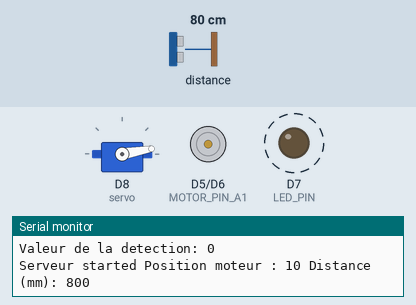
Simulated run of this sketch. Board: ESP8266 (NodeMCU). On the bench: servo, motor-driver pin pairs drawn as motors (green arrow = first pin HIGH = forward, orange = second pin HIGH = backward, longer = more drive), output pins drawn as LEDs (lit = HIGH), the last lines printed to the serial monitor. Dashed ring = blinking. Inputs (shaded band) come from the test bench; at power-on: distance to the obstacle 80 cm. Storage starts empty.

Above: at 0.79 s.
1.3 s: distance to the obstacle set to 33 cm
4.3 s: distance to the obstacle set to 26 cm
At 6.14 s:
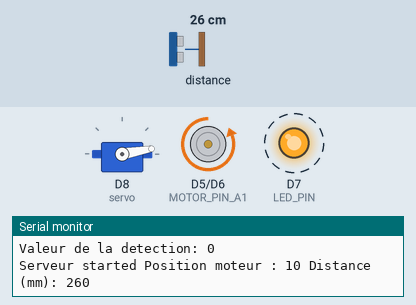
At 11.45 s:
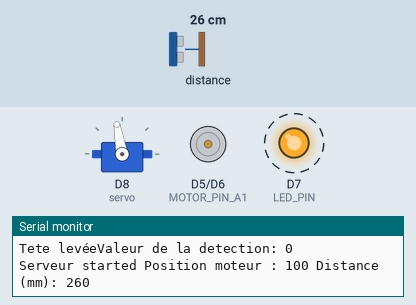
Timing chart, 0 to 13.3 s (numbered marks = the images above; inputs shaded):
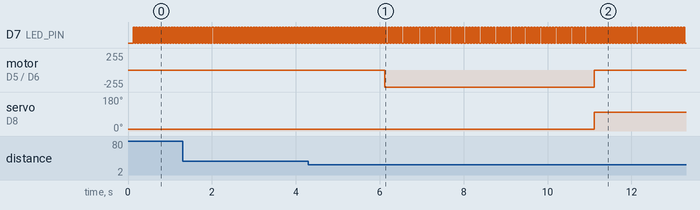

The sketch:

MiniGoldorak.ino
```cpp
#include "wifiHost.h"
#include "actionneurs.h"

void setup() {
  initActionneurs();
  handleRoot();
  initWifiHost();
}


void loop() {
  startServer();
  ArgsPage();
  Serial.print("Serveur started ");
  if (GetSensorValue() == true ) {
    algoActionneurs();
  }
}
```

actionneurs.cpp
```cpp
#include "actionneurs.h"

//Libraries
#include <Wire.h>
#include <VL53L1X.h>
#include <Servo.h>

//Objects Declaration
Servo servo;
VL53L1X sensor;
bool sensorEnabled = false;
bool etatLed = false;

EtatSignal etatSignal = TETEBAISSEE;

//Global Variables
long unsigned Temps_LED = 0;
long unsigned Temps_Moteur = 0;
long unsigned TempsReel;
long unsigned TempsTeteBaissee = 0;
long unsigned TempsTeteLevee = 0;
long unsigned startTime;
long unsigned elapsedTime;

//Setup > par là, juste faire defiler l'écran
void initActionneurs()
{
  Serial.begin(115200);
  Wire.begin();
  sensor.setTimeout(500);
  Wire.setClock(400000);
  pinMode (MOTOR_PIN_A1, OUTPUT);
  pinMode (MOTOR_PIN_B1, OUTPUT);
  pinMode(LED_PIN, OUTPUT);
  if (!sensor.init())
  {
    Serial.println("Failed to detect and initialize sensor!");
    while (1);
  } else {
    Serial.println("cool ! ");
  }
  sensor.setDistanceMode(VL53L1X::Long);
  sensor.setMeasurementTimingBudget(50000);
  servo.attach(D8); //Numéro pin moteur
  servo.write(10);
  delay(50);
}

void algoActionneurs()
{
  sensor.startContinuous(50);
  uint16_t distance = sensor.read();
  Serial.print ("Position moteur : ");
  Serial.print (servo.read());
  long unsigned TempsSensor = 0;
  TempsReel = millis();

  Serial.print(" Distance (mm): ");
  Serial.println(distance);
  TempsSensor = TempsReel;
    {
      switch (etatSignal) {

        case TETEBAISSEE:
        TempsReel = millis();
          digitalWrite(MOTOR_PIN_A1, LOW);
          digitalWrite(MOTOR_PIN_B1, LOW);
          servo.write(10);
          if (TempsReel - TempsTeteBaissee >= TETEBAISSEEDURATION ){
            etatSignal=DETECTIONBAS;
            TempsTeteBaissee=TempsReel;
            Serial.print( "changement en mode detection bas ");
          }
          break;

        case DETECTIONBAS:
          if (distance >= 300) {
            etatSignal=TETEBAISSEE;
            Serial.print("pas de detection ");
          }
          if (distance < 300) {
            etatSignal=REVEIL;
            Serial.print( "Passage en mode reveil ");
            startTime = millis();
          }
          break;

        case REVEIL:
          elapsedTime = millis();
          Serial.print("Reveil en cours... ");
          digitalWrite(MOTOR_PIN_A1, LOW);
          digitalWrite(MOTOR_PIN_B1, HIGH);
          Serial.println (elapsedTime - startTime);
          if (elapsedTime - startTime >= 5000){
            digitalWrite(MOTOR_PIN_A1, LOW);
            digitalWrite(MOTOR_PIN_B1, LOW);
            servo.write(100);
            startTime = elapsedTime;
            Serial.println("Reveil terminé! ");
            etatSignal=TETELEVEE;
            TempsTeteLevee = millis();
          }
          break;

        case TETELEVEE:
        TempsReel = millis();
          if (TempsReel - TempsTeteLevee >= TETELEVEEDURATION ){
            etatSignal=DETECTIONHAUT;
            TempsTeteLevee=TempsReel;
          }
          Serial.print("Tete levée");
          break;

        case DETECTIONHAUT:
          if (distance >= 300) {
            etatSignal=REPOS;
            startTime = millis();
          }
          if (distance < 300) {
            etatSignal=TETELEVEE;
          }
          break;

        case REPOS:
          elapsedTime = millis();
          digitalWrite(MOTOR_PIN_A1, HIGH);
          digitalWrite(MOTOR_PIN_B1, LOW);
          Serial.print("passage en mode repos ");
          if (elapsedTime - startTime >= 5000){
            digitalWrite(MOTOR_PIN_A1, LOW);
            digitalWrite(MOTOR_PIN_B1, LOW);
            servo.write(10);
            startTime=elapsedTime;
            etatSignal=TETEBAISSEE;
            TempsTeteBaissee = millis();
          }
          break;
      }
    }
  if ( TempsReel - Temps_LED >= 10) {
    etatLed=!etatLed;
    digitalWrite(LED_PIN, etatLed);
    Temps_LED = TempsReel;
   }
}
```

actionneurs.h
```cpp
#ifndef actionneurs_h
#define actionneurs_h

enum EtatSignal { TETEBAISSEE, DETECTIONBAS, REVEIL, TETELEVEE, DETECTIONHAUT, REPOS };

//Constants
#define MOTOR_DURATION 5000 //Durée actionnement du moteur
#define LED_DURATION 100 //Interval de clignotement de la LED
#define MOTOR_PIN_A1 D5 //Numéro de la broche pour le moteur
#define MOTOR_PIN_B1 D6 //Numéro de la broche pour le moteur
#define MOTOR_SPEED 150 //Vitesse du moteur, entre 0 et 255
#define LED_PIN 13 //Numéro de la broche pour la LED
#define SENSOR_DURATION 1000 //Interval actualisation du capteur
#define TETEBAISSEEDURATION 2000
#define TETELEVEEDURATION 5000

void initActionneurs();
void algoActionneurs();

#endif
```

wifiHost.cpp
```cpp
#include "wifiHost.h"

const char* ssid = "Mini-Goldorak";   // Nom du réseau WiFi
const char* password = "Club_Dorothee01@";  // Mot de passe du réseau WiFi

bool sensorValue;
int GetSensorValue() {
  return sensorValue;
}

ESP8266WebServer server(80);

//Adresse IP: 192.168.4.1

void handleRoot() {
  String html = "index";
  String css = "style";
  String js = "script";

  File file = SPIFFS.open("/index.html", "r");
  if (file) {
    while (file.available()) {
      html += (char) file.read();
    }
    file.close();
  }

  file = SPIFFS.open("/style.css", "r");
  if (file) {
    while (file.available()) {
      css += (char) file.read();
    }
    file.close();
  }

  file = SPIFFS.open("/script.js", "r");
  if (file) {
    while (file.available()) {
      js += (char) file.read();
    }
    file.close();
  }


  html.replace("%CSS%", css);
  html.replace("%JS%", js);
  server.send(200, "text/html", html);
}

void ArgsPage() {
  if(server.arg("sensor") != "on"){
    sensorValue = server.arg("sensor").toInt();
    Serial.print("Valeur de la detection: "); Serial.println(sensorValue);
    sensorValue = true;
  } else {
    sensorValue = false;
  }
  server.send(200, "text/plain", "ok");
}

void initWifiHost() {
  Serial.begin(115200);
  SPIFFS.begin();

  WiFi.softAP(ssid, password);

  IPAddress myIP = WiFi.softAPIP();
  Serial.print("Adresse IP du point d'accès: ");
  Serial.println(myIP);
  server.serveStatic("/", SPIFFS, "/index.html");
  server.on("/args", ArgsPage);
  server.on("/", HTTP_GET, handleRoot);
  server.begin();
}

void startServer() {
  server.handleClient();
}
```

wifiHost.h
```cpp
#ifndef wifiHost_h
#define wifiHost_h

//Libraries
#include <ESP8266WiFi.h>
#include <ESP8266WebServer.h>
#include <FS.h>

void handleRoot();
void initWifiHost();
void startServer();
int GetSensorValue();
void ArgsPage();


#endif
```

Measured:
- the behaviour switches between 30 and 29 cm on distance to the obstacle (found by bisection; images 0 and 1)
- after the input at 4.3 s, motor on D5 (MOTOR_PIN_A1) / D6 (MOTOR_PIN_B1): stopped → backward 255/255 after 1.8 s, → stopped 5.0 s later; servo on D8 (servo): 10° → 100° after 6.8 s
- by itself, D7 (LED_PIN): alternates HIGH for 0.04 s and LOW for 0.04 s
